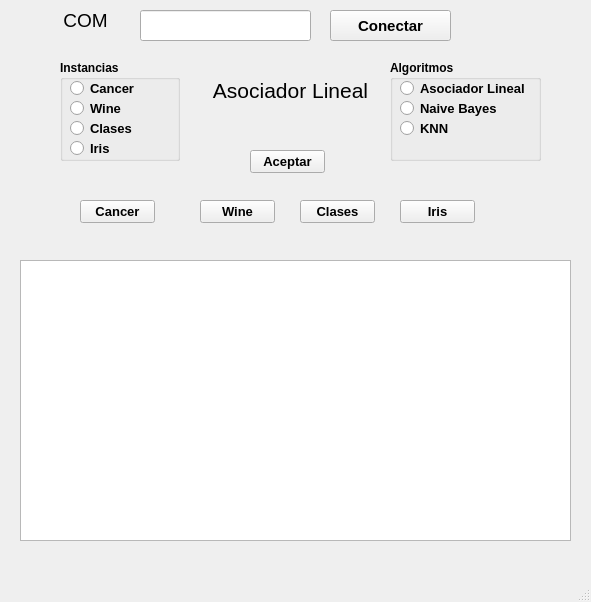
<?xml version="1.0" encoding="UTF-8"?>
<ui version="4.0">
 <class>MainWindow</class>
 <widget class="QMainWindow" name="MainWindow">
  <property name="geometry">
   <rect>
    <x>0</x>
    <y>0</y>
    <width>591</width>
    <height>602</height>
   </rect>
  </property>
  <property name="windowTitle">
   <string>MainWindow</string>
  </property>
  <widget class="QWidget" name="centralwidget">
   <widget class="QPushButton" name="btn_conectar">
    <property name="geometry">
     <rect>
      <x>330</x>
      <y>10</y>
      <width>121</width>
      <height>31</height>
     </rect>
    </property>
    <property name="font">
     <font>
      <pointsize>11</pointsize>
      <weight>75</weight>
      <bold>true</bold>
     </font>
    </property>
    <property name="text">
     <string>Conectar</string>
    </property>
   </widget>
   <widget class="QLineEdit" name="txt_com">
    <property name="geometry">
     <rect>
      <x>140</x>
      <y>10</y>
      <width>171</width>
      <height>31</height>
     </rect>
    </property>
   </widget>
   <widget class="QLabel" name="label">
    <property name="geometry">
     <rect>
      <x>60</x>
      <y>0</y>
      <width>51</width>
      <height>41</height>
     </rect>
    </property>
    <property name="font">
     <font>
      <pointsize>14</pointsize>
      <weight>50</weight>
      <bold>false</bold>
     </font>
    </property>
    <property name="text">
     <string>COM</string>
    </property>
    <property name="alignment">
     <set>Qt::AlignCenter</set>
    </property>
    <property name="wordWrap">
     <bool>false</bool>
    </property>
   </widget>
   <widget class="QPlainTextEdit" name="plainText">
    <property name="geometry">
     <rect>
      <x>20</x>
      <y>260</y>
      <width>551</width>
      <height>281</height>
     </rect>
    </property>
   </widget>
   <widget class="QLabel" name="lb_alg">
    <property name="geometry">
     <rect>
      <x>190</x>
      <y>70</y>
      <width>201</width>
      <height>41</height>
     </rect>
    </property>
    <property name="font">
     <font>
      <pointsize>16</pointsize>
     </font>
    </property>
    <property name="text">
     <string>Asociador Lineal</string>
    </property>
    <property name="alignment">
     <set>Qt::AlignCenter</set>
    </property>
   </widget>
   <widget class="QPushButton" name="btn_cancer">
    <property name="geometry">
     <rect>
      <x>80</x>
      <y>200</y>
      <width>75</width>
      <height>23</height>
     </rect>
    </property>
    <property name="font">
     <font>
      <pointsize>10</pointsize>
      <weight>75</weight>
      <bold>true</bold>
     </font>
    </property>
    <property name="text">
     <string>Cancer</string>
    </property>
   </widget>
   <widget class="QPushButton" name="btn_wine">
    <property name="geometry">
     <rect>
      <x>200</x>
      <y>200</y>
      <width>75</width>
      <height>23</height>
     </rect>
    </property>
    <property name="font">
     <font>
      <pointsize>10</pointsize>
      <weight>75</weight>
      <bold>true</bold>
     </font>
    </property>
    <property name="text">
     <string>Wine</string>
    </property>
   </widget>
   <widget class="QPushButton" name="btn_clases">
    <property name="geometry">
     <rect>
      <x>300</x>
      <y>200</y>
      <width>75</width>
      <height>23</height>
     </rect>
    </property>
    <property name="font">
     <font>
      <pointsize>10</pointsize>
      <weight>75</weight>
      <bold>true</bold>
     </font>
    </property>
    <property name="text">
     <string>Clases</string>
    </property>
   </widget>
   <widget class="QPushButton" name="btn_iris">
    <property name="geometry">
     <rect>
      <x>400</x>
      <y>200</y>
      <width>75</width>
      <height>23</height>
     </rect>
    </property>
    <property name="font">
     <font>
      <pointsize>10</pointsize>
      <weight>75</weight>
      <bold>true</bold>
     </font>
    </property>
    <property name="text">
     <string>Iris</string>
    </property>
   </widget>
   <widget class="QPushButton" name="btn_aceptar">
    <property name="geometry">
     <rect>
      <x>250</x>
      <y>150</y>
      <width>75</width>
      <height>23</height>
     </rect>
    </property>
    <property name="font">
     <font>
      <pointsize>10</pointsize>
      <weight>75</weight>
      <bold>true</bold>
     </font>
    </property>
    <property name="text">
     <string>Aceptar</string>
    </property>
   </widget>
   <widget class="QGroupBox" name="gb_algoritmo">
    <property name="geometry">
     <rect>
      <x>390</x>
      <y>60</y>
      <width>151</width>
      <height>101</height>
     </rect>
    </property>
    <property name="font">
     <font>
      <weight>75</weight>
      <bold>true</bold>
     </font>
    </property>
    <property name="title">
     <string>Algoritmos</string>
    </property>
    <widget class="QRadioButton" name="rb_AsoLin">
     <property name="geometry">
      <rect>
       <x>10</x>
       <y>20</y>
       <width>131</width>
       <height>17</height>
      </rect>
     </property>
     <property name="font">
      <font>
       <pointsize>10</pointsize>
       <weight>75</weight>
       <bold>true</bold>
      </font>
     </property>
     <property name="text">
      <string>Asociador Lineal</string>
     </property>
    </widget>
    <widget class="QRadioButton" name="rb_NaiBay">
     <property name="geometry">
      <rect>
       <x>10</x>
       <y>40</y>
       <width>101</width>
       <height>17</height>
      </rect>
     </property>
     <property name="font">
      <font>
       <pointsize>10</pointsize>
       <weight>75</weight>
       <bold>true</bold>
      </font>
     </property>
     <property name="text">
      <string>Naive Bayes</string>
     </property>
    </widget>
    <widget class="QRadioButton" name="rb_Knn">
     <property name="geometry">
      <rect>
       <x>10</x>
       <y>60</y>
       <width>82</width>
       <height>17</height>
      </rect>
     </property>
     <property name="font">
      <font>
       <pointsize>10</pointsize>
       <weight>75</weight>
       <bold>true</bold>
      </font>
     </property>
     <property name="text">
      <string>KNN</string>
     </property>
    </widget>
   </widget>
   <widget class="QGroupBox" name="gb_instancias">
    <property name="geometry">
     <rect>
      <x>60</x>
      <y>60</y>
      <width>120</width>
      <height>101</height>
     </rect>
    </property>
    <property name="font">
     <font>
      <weight>75</weight>
      <bold>true</bold>
     </font>
    </property>
    <property name="title">
     <string>Instancias</string>
    </property>
    <widget class="QRadioButton" name="rb_cancer">
     <property name="geometry">
      <rect>
       <x>10</x>
       <y>20</y>
       <width>82</width>
       <height>17</height>
      </rect>
     </property>
     <property name="font">
      <font>
       <pointsize>10</pointsize>
       <weight>75</weight>
       <bold>true</bold>
      </font>
     </property>
     <property name="text">
      <string>Cancer</string>
     </property>
    </widget>
    <widget class="QRadioButton" name="rb_wine">
     <property name="geometry">
      <rect>
       <x>10</x>
       <y>40</y>
       <width>82</width>
       <height>17</height>
      </rect>
     </property>
     <property name="font">
      <font>
       <pointsize>10</pointsize>
       <weight>75</weight>
       <bold>true</bold>
      </font>
     </property>
     <property name="text">
      <string>Wine</string>
     </property>
    </widget>
    <widget class="QRadioButton" name="rb_clases">
     <property name="geometry">
      <rect>
       <x>10</x>
       <y>60</y>
       <width>82</width>
       <height>17</height>
      </rect>
     </property>
     <property name="font">
      <font>
       <pointsize>10</pointsize>
       <weight>75</weight>
       <bold>true</bold>
      </font>
     </property>
     <property name="text">
      <string>Clases</string>
     </property>
    </widget>
    <widget class="QRadioButton" name="rb_iris">
     <property name="geometry">
      <rect>
       <x>10</x>
       <y>80</y>
       <width>82</width>
       <height>17</height>
      </rect>
     </property>
     <property name="font">
      <font>
       <pointsize>10</pointsize>
       <weight>75</weight>
       <bold>true</bold>
      </font>
     </property>
     <property name="text">
      <string>Iris</string>
     </property>
    </widget>
   </widget>
  </widget>
  <widget class="QMenuBar" name="menubar">
   <property name="geometry">
    <rect>
     <x>0</x>
     <y>0</y>
     <width>591</width>
     <height>21</height>
    </rect>
   </property>
  </widget>
  <widget class="QStatusBar" name="statusbar"/>
 </widget>
 <resources/>
 <connections/>
</ui>
